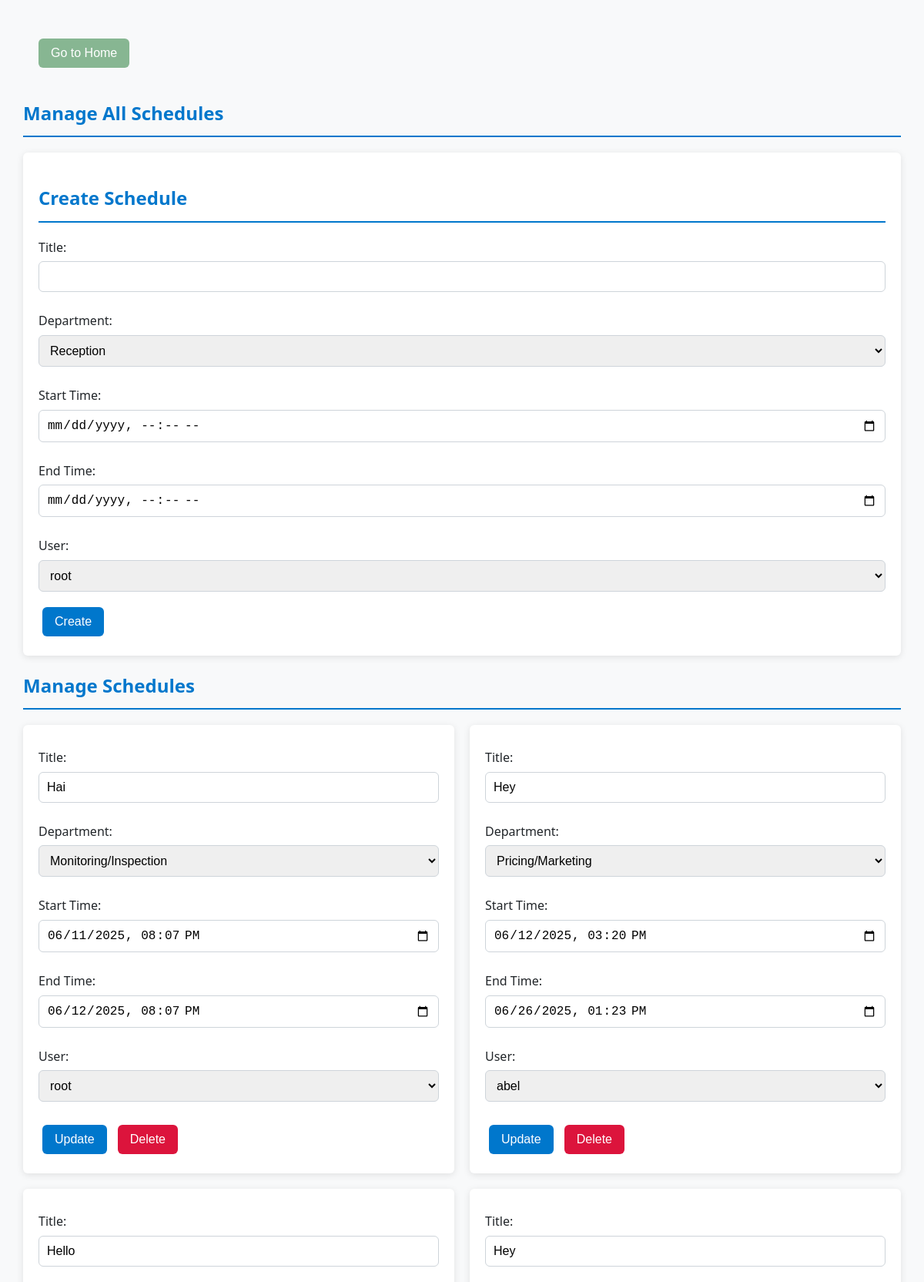
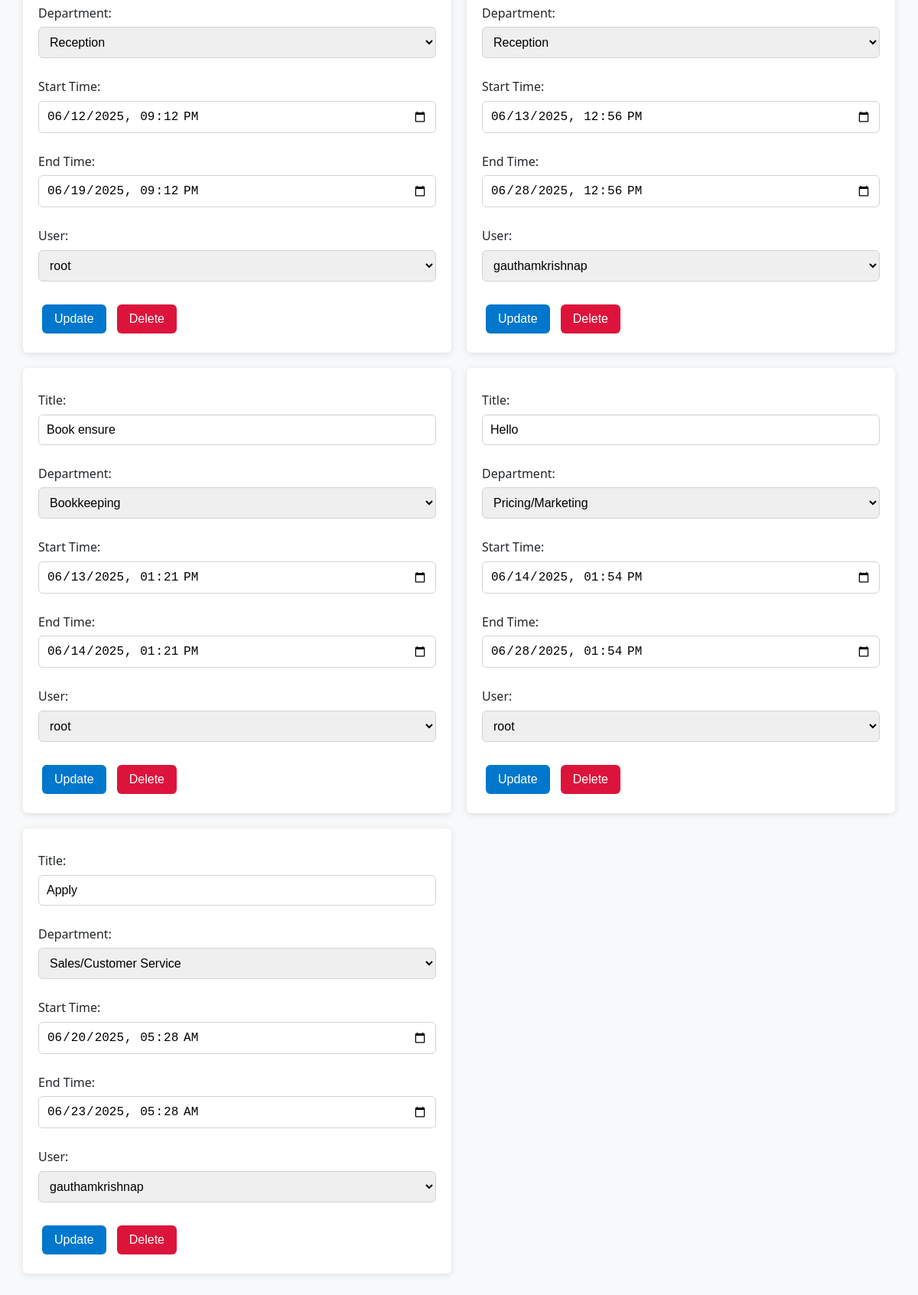
Page /manage_schedule (signed in) on the committed database (2 pictures, top to bottom).
### home/models.py (models this page shows, shortened)
class Shedule(models.Model):
    user = models.ForeignKey(User, on_delete=models.CASCADE, related_name='schedules')
    title = models.CharField(max_length=100)
    department = models.CharField(max_length=100, blank=True, null=True)
    start_time = models.DateTimeField()
    end_time = models.DateTimeField()
    created_at = models.DateTimeField(auto_now_add=True)
    updated_at = models.DateTimeField(auto_now=True)
    status = models.CharField(max_length=20, null=True, blank=True)

### home/views.py (the view, shortened to what this page needs)
# urls.py: path('manage_schedule', views.manage_schedule, name='manage_schedule'),
@user_passes_test(lambda u: u.is_superuser, login_url='signin')
def manage_schedule(request):
    users = User.objects.all()
    schedules = Shedule.objects.all().order_by('start_time')
    return render(request, 'manage_schedule.html', {
        'schedules': schedules,
        'users': users
    })

### templates/manage_schedule.html (shortened to what this page needs)
{% load static %}
<!DOCTYPE html>
<html>
<head>
  <link rel="stylesheet" href="{% static 'sheduler/manage.css' %}">
</head>
<body>
    <a href="{% url 'index' %}">
        <button style="
        margin: 20px;
        background-color:rgb(135, 182, 146);
        color: white;
        padding: 10px 16px;
        border: none;
        border-radius: 6px;
        cursor: pointer;
        font-size: 1rem;
        ">
          Go to Home
        </button>
    </a>
    <h2>Manage All Schedules</h2>
    {% if request.user.is_superuser %}
        <div class='schedule-card'>
            <h2>Create Schedule</h2>
            <form method="POST" action="{% url 'create_schedule' %}">
              <label>Title:</label>
              <input type="text" name="title" required><br>
              <label>Department:</label>
              <select name="department" required>
                <option value="Reception">Reception</option>
              </select>
                <label>Start Time:</label>
                <input type="datetime-local" name="start_time" required>
                <label>End Time:</label>
                <input type="datetime-local" name="end_time" required>
                <label>User:</label>
                <select name="user_id" required>
                  {% for user in users %}
                    <option value="{{ user.id }}">{{ user.username }}</option>
                  {% endfor %}
                </select><br>
                <button type="submit">Create</button>
            </form>
        </div>
    {% endif %}
    <h2>Manage Schedules</h2>
        {% if schedules %}
          <ul class="schedule-list">
            {% for schedule in schedules %}
              <li class="schedule-card">
                <form method="POST" action="{% url 'manage_schedule' %}">
                  <label>Title:</label>
                  <input type="text" name="title" value="{{ schedule.title }}" required>
                  <label>Department:</label>
                  <select name="department">
                    <option value="Reception" {% if schedule.department == "Reception" %}selected{% endif %}>Reception</option>
                    <option value="Pricing/Marketing" {% if schedule.department == "Pricing/Marketing" %}selected{% endif %}>Pricing/Marketing</option>
                    <option value="Monitoring/Inspection" {% if schedule.department == "Monitoring/Inspection" %}selected{% endif %}>Monitoring/Inspection</option>
                    <option value="Bookkeeping" {% if schedule.department == "Bookkeeping" %}selected{% endif %}>Bookkeeping</option>
                    <option value="Sales/Customer Service" {% if schedule.department == "Sales/Customer Service" %}selected{% endif %}>Sales/Customer Service</option>
                  </select>
                  <label>Start Time:</label>
                  <input type="datetime-local" name="start_time" value="{{ schedule.start_time|date:'Y-m-d\\TH:i' }}" required>
                  <label>End Time:</label>
                  <input type="datetime-local" name="end_time" value="{{ schedule.end_time|date:'Y-m-d\\TH:i' }}" required>
                  <label>User: </label>
                  <select name="user_id" required>
                    {% for user in users %}
                      <option value="{{ user.id }}" {% if user.id == schedule.user.id %}selected{% endif %}>
                        {{ user.username }}
                      </option>
                    {% endfor %}
                  </select>
                  <div style="margin-top: 10px;">
                    <button type="submit" name="action" value="update">Update</button>
                    <button type="submit" name="action" value="delete" style="background-color: crimson;">Delete</button>
                  </div>
                </form>
              </li>
            {% endfor %}
          </ul>
        {% else %}
          <p>No schedules found.</p>
        {% endif %}
</body>
</html>

### static/sheduler/manage.css (style rules this page uses)
:root { --primary-color: #0077cc; --secondary-color: #6c757d; --success-color: #28a745; --danger-color: #dc3545; --light-bg: #f8f9fa; --dark-text: #212529; --card-shadow: 0 2px 10px rgba(0, 0, 0, 0.1); --border-radius: 6px; }
body { font-family: 'Segoe UI', Tahoma, Geneva, Verdana, sans-serif; line-height: 1.6; margin: 0; padding: 20px; background-color: var(--light-bg); color: var(--dark-text); }
h2 { color: var(--primary-color); margin: 20px 0; padding-bottom: 10px; border-bottom: 2px solid var(--primary-color); }
button { padding: 10px 16px; margin: 5px; border: none; border-radius: var(--border-radius); cursor: pointer; font-size: 1rem; transition: all 0.3s ease; background-color: var(--primary-color); color: white; }
button[style*="background-color: crimson"] { background-color: var(--danger-color); }
form { width: 100%; }
label { display: block; margin: 10px 0 5px; font-weight: 500; }
input[type="text"], input[type="datetime-local"], select { width: 100%; padding: 10px; margin-bottom: 15px; border: 1px solid #ced4da; border-radius: var(--border-radius); font-size: 1rem; box-sizing: border-box; }
.schedule-card { background-color: white; padding: 20px; margin-bottom: 20px; border-radius: var(--border-radius); box-shadow: var(--card-shadow); }
.schedule-list { list-style: none; padding: 0; }
@media (min-width: 768px) { body { padding: 30px; max-width: 1200px; margin: 0 auto; } }
@media (min-width: 768px) { .schedule-list { display: grid; grid-template-columns: repeat(auto-fill, minmax(400px, 1fr)); gap: 20px; } }
@media (min-width: 768px) { .schedule-card { margin-bottom: 0; } }
form > div { margin-top: 15px; }
a button { background-color: #87b692; }

### rows in the picture
Shedule: title "Hai", department "Monitoring/Inspection", start_time "06/11/2025 20:07", end_time "06/12/2025 20:07", user_id "root"
Shedule: title "Hey", department "Pricing/Marketing", start_time "06/12/2025 15:20", end_time "06/26/2025 13:23", user_id "abel"
Shedule: title "Hello", department "Reception", start_time "06/12/2025 21:12", end_time "06/19/2025 21:12", user_id "root"
Shedule: title "Hey", department "Reception", start_time "06/13/2025 12:56", end_time "06/28/2025 12:56", user_id "gauthamkrishnap"
Shedule: title "Book ensure", department "Bookkeeping", start_time "06/13/2025 13:21", end_time "06/14/2025 13:21", user_id "root"
Shedule: title "Hello", department "Pricing/Marketing", start_time "06/14/2025 13:54", end_time "06/28/2025 13:54", user_id "root"
Shedule: title "Apply", department "Sales/Customer Service", start_time "06/20/2025 05:28", end_time "06/23/2025 05:28", user_id "gauthamkrishnap"

### other values in the picture
form field user_id "root"
